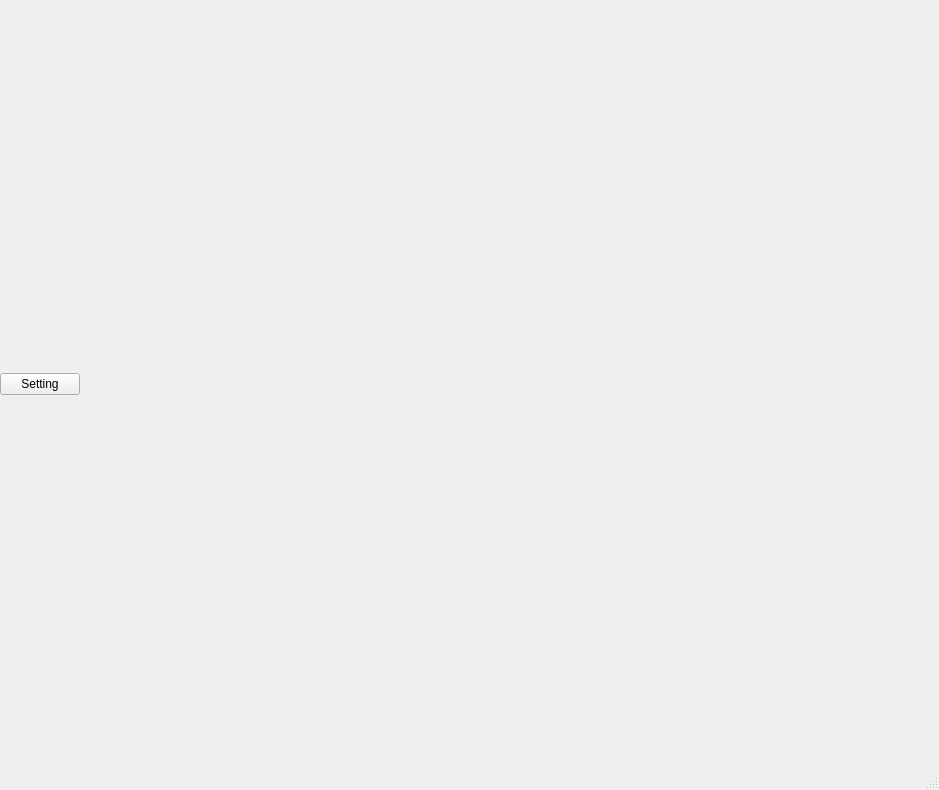
<?xml version="1.0" encoding="UTF-8"?>
<ui version="4.0">
 <class>MainWindow</class>
 <widget class="QMainWindow" name="MainWindow">
  <property name="geometry">
   <rect>
    <x>0</x>
    <y>0</y>
    <width>939</width>
    <height>790</height>
   </rect>
  </property>
  <property name="windowTitle">
   <string>MainWindow</string>
  </property>
  <widget class="QWidget" name="centralwidget">
   <layout class="QVBoxLayout" name="verticalLayout_5">
    <property name="leftMargin">
     <number>0</number>
    </property>
    <property name="topMargin">
     <number>0</number>
    </property>
    <property name="rightMargin">
     <number>0</number>
    </property>
    <property name="bottomMargin">
     <number>0</number>
    </property>
    <item>
     <layout class="QVBoxLayout" name="verticalLayout">
      <property name="spacing">
       <number>6</number>
      </property>
      <item>
       <layout class="QHBoxLayout" name="horizontalLayout">
        <property name="sizeConstraint">
         <enum>QLayout::SetMinimumSize</enum>
        </property>
        <item>
         <widget class="QPushButton" name="pushButton">
          <property name="text">
           <string>Setting</string>
          </property>
         </widget>
        </item>
        <item>
         <spacer name="horizontalSpacer">
          <property name="orientation">
           <enum>Qt::Horizontal</enum>
          </property>
          <property name="sizeHint" stdset="0">
           <size>
            <width>40</width>
            <height>20</height>
           </size>
          </property>
         </spacer>
        </item>
       </layout>
      </item>
      <item>
       <layout class="QHBoxLayout" name="horizontalLayout_4">
        <property name="spacing">
         <number>0</number>
        </property>
        <property name="rightMargin">
         <number>0</number>
        </property>
       </layout>
      </item>
     </layout>
    </item>
   </layout>
  </widget>
  <widget class="QMenuBar" name="menubar">
   <property name="geometry">
    <rect>
     <x>0</x>
     <y>0</y>
     <width>939</width>
     <height>23</height>
    </rect>
   </property>
  </widget>
  <widget class="QStatusBar" name="statusbar"/>
 </widget>
 <resources/>
 <connections/>
</ui>
